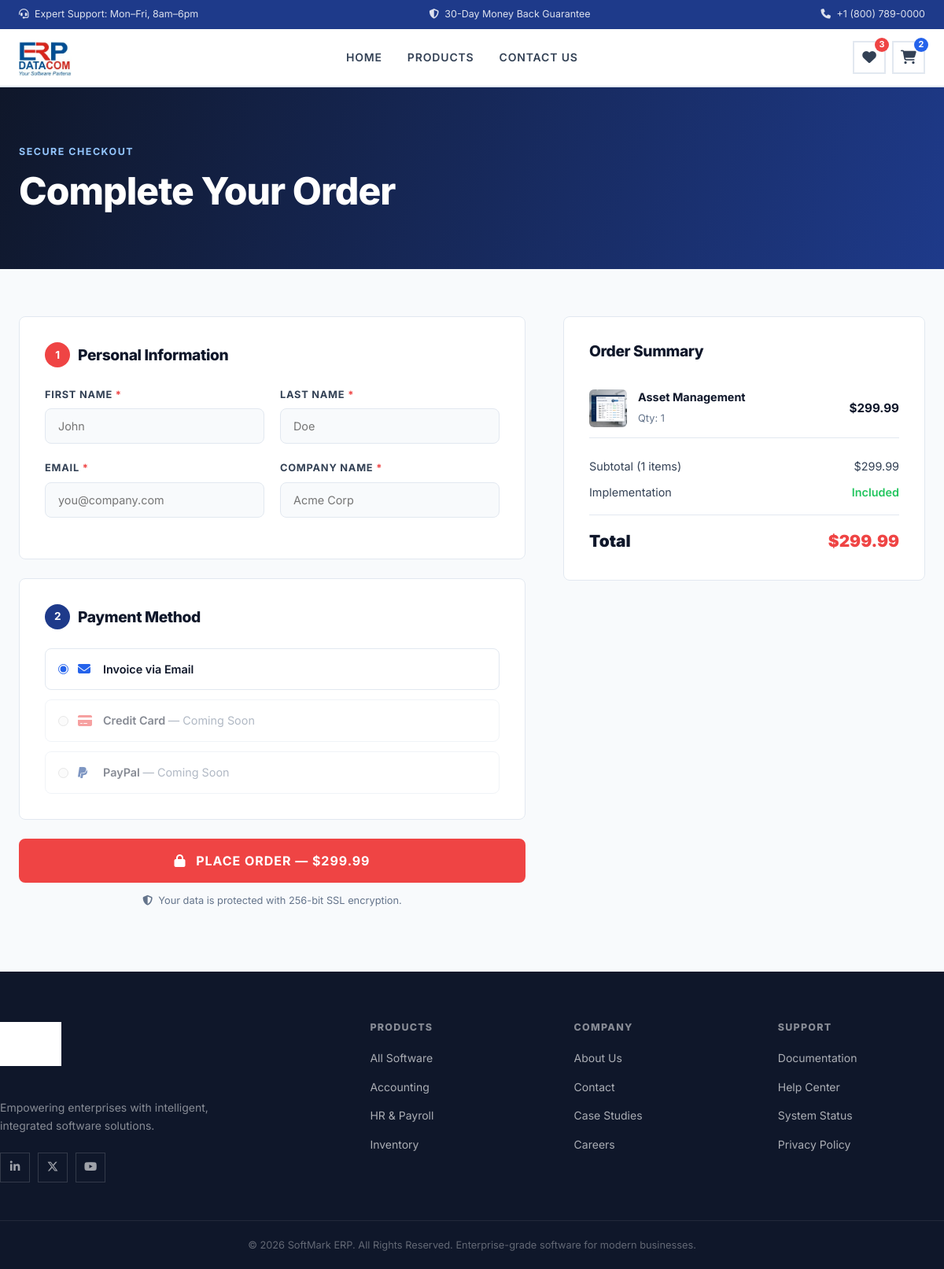
Before: /checkout.php with the older database file.
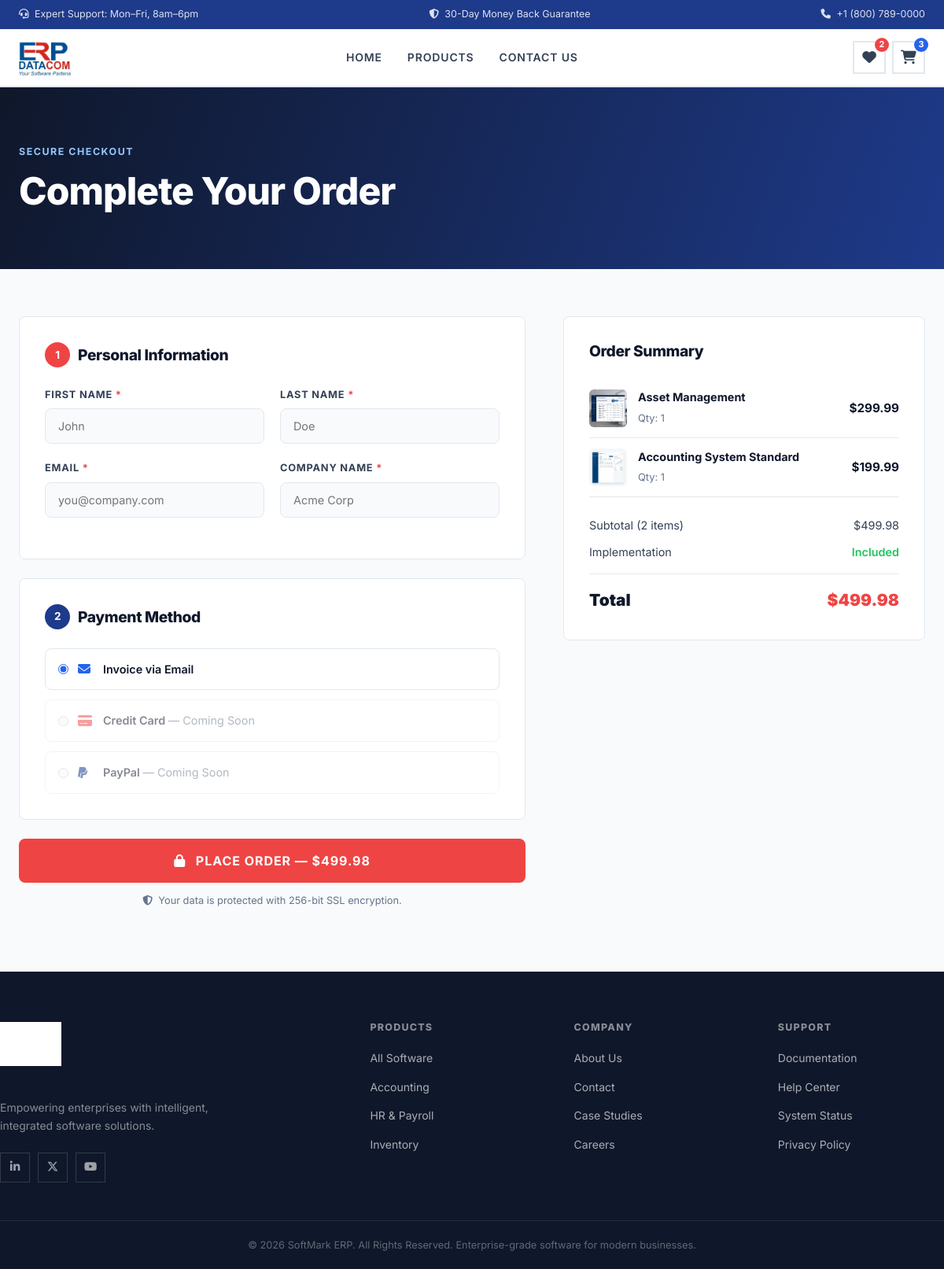
After: the same page with the newer database file.
### tables this page shows
CREATE TABLE cart (
        id INTEGER PRIMARY KEY AUTOINCREMENT,
        product_id INTEGER NOT NULL,
        quantity INTEGER NOT NULL DEFAULT 1,
        FOREIGN KEY (product_id) REFERENCES products(id)
    );

CREATE TABLE products (
        id INTEGER PRIMARY KEY AUTOINCREMENT,
        name TEXT NOT NULL,
        description TEXT NOT NULL,
        price REAL NOT NULL,
        rating REAL NOT NULL,
        image_url TEXT NOT NULL,
        features TEXT NOT NULL
    );

### checkout.php (the view, shortened to what the changed rows need)
<?php
require_once 'includes/db.php';
$checkoutItems = $db->query("
    SELECT c.id as cart_id, c.quantity, p.*
    FROM cart c
    JOIN products p ON c.product_id = p.id
")->fetchAll();
$subtotal = 0;
foreach ($checkoutItems as $item) {
    $subtotal += $item['price'] * $item['quantity'];
}
$success = false;
require_once 'includes/header.php';
?>
<section class="page-hero">
    <div class="container animate-up">
        <h1>Complete Your Order</h1>
    </div>
</section>
<section class="checkout-section" style="padding: 60px 0 80px;">
    <div class="container animate-up" style="animation-delay: 0.1s;">
        <?php if ($success): ?>
            <div style="text-align: center; padding: 80px 20px; background: var(--white); border: 1px solid var(--border); border-radius: var(--radius); max-width: 600px; margin: 0 auto;">
                <i class="fas fa-check-circle" style="font-size: 4rem; color: #22c55e; margin-bottom: 20px;"></i>
                <h2 style="margin-bottom: 12px; font-size: 2rem;">Order Placed Successfully!</h2>
                <p style="color: var(--text-mid); margin-bottom: 8px;">Thank you for choosing SoftMark. A confirmation email has been sent.</p>
                <p style="color: var(--text-light); font-size: .85rem; margin-bottom: 32px;">Our team will contact you shortly to begin onboarding.</p>
                <a href="products.php" class="btn btn-primary">Continue Shopping</a>
            </div>
        <?php else: ?>
            <div class="checkout-layout" style="display: grid; grid-template-columns: 1.4fr 1fr; gap: 48px; align-items: flex-start;">
                <div>
                    <form method="POST" action="checkout.php" id="checkout-form">
                        <div style="background: var(--white); border: 1px solid var(--border); border-radius: var(--radius); padding: 32px; margin-bottom: 24px;">
                            <h2 style="font-size: 1.2rem; margin-bottom: 24px; display: flex; align-items: center; gap: 10px;">
                                <span style="width: 32px; height: 32px; background: var(--accent-red); color: var(--white); border-radius: 50%; display: inline-flex; align-items: center; justify-content: center; font-size: .85rem; font-weight: 700;">1</span>
                                Personal Information
                            </h2>
                            <div class="form-row">
                                <div class="form-group">
                                    <label for="firstName">First Name <span class="req">*</span></label>
                                    <input type="text" id="firstName" name="firstName" placeholder="John" required>
                                </div>
                                <div class="form-group">
                                    <label for="lastName">Last Name <span class="req">*</span></label>
                                    <input type="text" id="lastName" name="lastName" placeholder="Doe" required>
                                </div>
                            </div>
                            <div class="form-row">
                                <div class="form-group">
                                    <label for="email">Email <span class="req">*</span></label>
                                    <input type="email" id="email" name="email" placeholder="you@company.com" required>
                                </div>
                                <div class="form-group">
                                    <label for="company">Company Name <span class="req">*</span></label>
                                    <input type="text" id="company" name="company" placeholder="Acme Corp" required>
                                </div>
                            </div>
                        </div>
                        <div style="background: var(--white); border: 1px solid var(--border); border-radius: var(--radius); padding: 32px; margin-bottom: 24px;">
                            <h2 style="font-size: 1.2rem; margin-bottom: 24px; display: flex; align-items: center; gap: 10px;">
                                <span style="width: 32px; height: 32px; background: var(--primary-blue); color: var(--white); border-radius: 50%; display: inline-flex; align-items: center; justify-content: center; font-size: .85rem; font-weight: 700;">2</span>
                                Payment Method
                            </h2>
                            <div style="display: flex; flex-direction: column; gap: 12px;">
                                <label style="display: flex; align-items: center; gap: 12px; padding: 14px 16px; border: 1px solid var(--border); border-radius: var(--radius); cursor: pointer; transition: var(--transition);" class="payment-option">
                                    <input type="radio" name="paymentMethod" value="email" checked style="accent-color: var(--accent-blue);">
                                    <i class="fas fa-envelope" style="color: var(--accent-blue); width: 20px;"></i>
                                    <span style="font-weight: 600; font-size: .9rem;">Invoice via Email</span>
                                </label>
                                <label style="display: flex; align-items: center; gap: 12px; padding: 14px 16px; border: 1px solid var(--border); border-radius: var(--radius); cursor: pointer; opacity: .5;" class="payment-option">
                                    <input type="radio" name="paymentMethod" value="credit" disabled>
                                    <i class="fas fa-credit-card" style="color: var(--accent-red); width: 20px;"></i>
                                    <span style="font-weight: 600; font-size: .9rem;">Credit Card <span style="font-weight: 400; color: var(--text-light);">— Coming Soon</span></span>
                                </label>
                                <label style="display: flex; align-items: center; gap: 12px; padding: 14px 16px; border: 1px solid var(--border); border-radius: var(--radius); cursor: pointer; opacity: .5;" class="payment-option">
                                    <input type="radio" name="paymentMethod" value="paypal" disabled>
                                    <i class="fab fa-paypal" style="color: #003087; width: 20px;"></i>
                                    <span style="font-weight: 600; font-size: .9rem;">PayPal <span style="font-weight: 400; color: var(--text-light);">— Coming Soon</span></span>
                                </label>
                            </div>
                        </div>
                        <button type="submit" class="btn btn-red" style="width: 100%; justify-content: center; padding: 16px; font-size: 1rem;">
                            <i class="fas fa-lock"></i> &nbsp;Place Order — $<?= number_format($subtotal, 2) ?>
                        </button>
                        <p style="text-align: center; font-size: .8rem; color: var(--text-light); margin-top: 12px;">
                            <i class="fas fa-shield-halved"></i> &nbsp;Your data is protected with 256-bit SSL encryption.
                        </p>
                    </form>
                </div>
                <div style="position: sticky; top: 100px;">
                    <div style="background: var(--white); border: 1px solid var(--border); border-radius: var(--radius); padding: 32px;">
                        <h2 style="font-size: 1.2rem; margin-bottom: 24px;">Order Summary</h2>
                        <div style="max-height: 340px; overflow-y: auto; margin-bottom: 24px;">
                            <?php foreach ($checkoutItems as $item): ?>
                                <div style="display: flex; align-items: center; gap: 14px; padding: 12px 0; border-bottom: 1px solid var(--border);">
                                    <img src="<?= htmlspecialchars($item['image_url']) ?>" alt="<?= htmlspecialchars($item['name']) ?>"
                                         style="width: 48px; height: 48px; object-fit: cover; border-radius: 6px; flex-shrink: 0;"
                                         onerror="this.src='assets/images/placeholder.jpg';">
                                    <div style="flex: 1; min-width: 0;">
                                        <strong style="display: block; font-size: .9rem; white-space: nowrap; overflow: hidden; text-overflow: ellipsis;"><?= htmlspecialchars($item['name']) ?></strong>
                                        <span style="font-size: .8rem; color: var(--text-light);">Qty: <?= $item['quantity'] ?></span>
                                    </div>
                                    <span style="font-weight: 700; font-size: .95rem; white-space: nowrap;">$<?= number_format($item['price'], 2) ?></span>
                                </div>
                            <?php endforeach; ?>
                        </div>
                        <div style="display: flex; justify-content: space-between; margin-bottom: 10px; font-size: .9rem; color: var(--text-mid);">
                            <span>Subtotal (<?= count($checkoutItems) ?> items)</span>
                            <span>$<?= number_format($subtotal, 2) ?></span>
                        </div>
                        <div style="display: flex; justify-content: space-between; margin-bottom: 10px; font-size: .9rem; color: var(--text-mid);">
                            <span>Implementation</span>
                            <span style="color: #22c55e; font-weight: 600;">Included</span>
                        </div>
                        <div style="height: 1px; background: var(--border); margin: 16px 0;"></div>
                        <div style="display: flex; justify-content: space-between; font-weight: 900; font-size: 1.3rem;">
                            <span>Total</span>
                            <span style="color: var(--accent-red);">$<?= number_format($subtotal, 2) ?></span>
                        </div>
                    </div>
                </div>
            </div>
        <?php endif; ?>
    </div>
</section>
<?php require_once 'includes/footer.php'; ?>

### includes/header.php (shortened to what the changed rows need)
<?php
require_once __DIR__ . '/db.php';
$cartCount = $db->query("SELECT SUM(quantity) FROM cart")->fetchColumn() ?: 0;
$wishlistCount = $db->query("SELECT COUNT(*) FROM wishlist")->fetchColumn() ?: 0;
?>
<!DOCTYPE html>
<html lang="en">
<head>
    <link rel="stylesheet" href="https://cdnjs.cloudflare.com/ajax/libs/font-awesome/6.5.2/css/all.min.css">
    <link rel="stylesheet" href="assets/css/style.css">
</head>
<body>
    <nav class="navbar" id="main-navbar">
        <div class="container nav-inner">
            <div class="nav-icons-group">
                <a href="wishlist.php" class="nav-icon-link" id="nav-wishlist" title="Wishlist">
                    <i class="fas fa-heart"></i>
                    <?php if ($wishlistCount > 0): ?>
                        <span class="badge badge-red"><?= $wishlistCount ?></span>
                    <?php endif; ?>
                </a>
                <a href="cart.php" class="nav-icon-link" id="nav-cart" title="Cart">
                    <i class="fas fa-shopping-cart"></i>
                    <?php if ($cartCount > 0): ?>
                        <span class="badge badge-blue"><?= $cartCount ?></span>
                    <?php endif; ?>
                </a>
            </div>
        </div>
    </nav>

Changed rows visible on the page:
added cart: product.image_url (picture), product.name "Accounting System Standard", quantity "1", product.price "199.99"
Other visible differences:
$wishlistCount: "3" → "2"
$cartCount: "2" → "3"
$subtotal: "299.99" → "499.98"
count($checkoutItems): "1" → "2"
